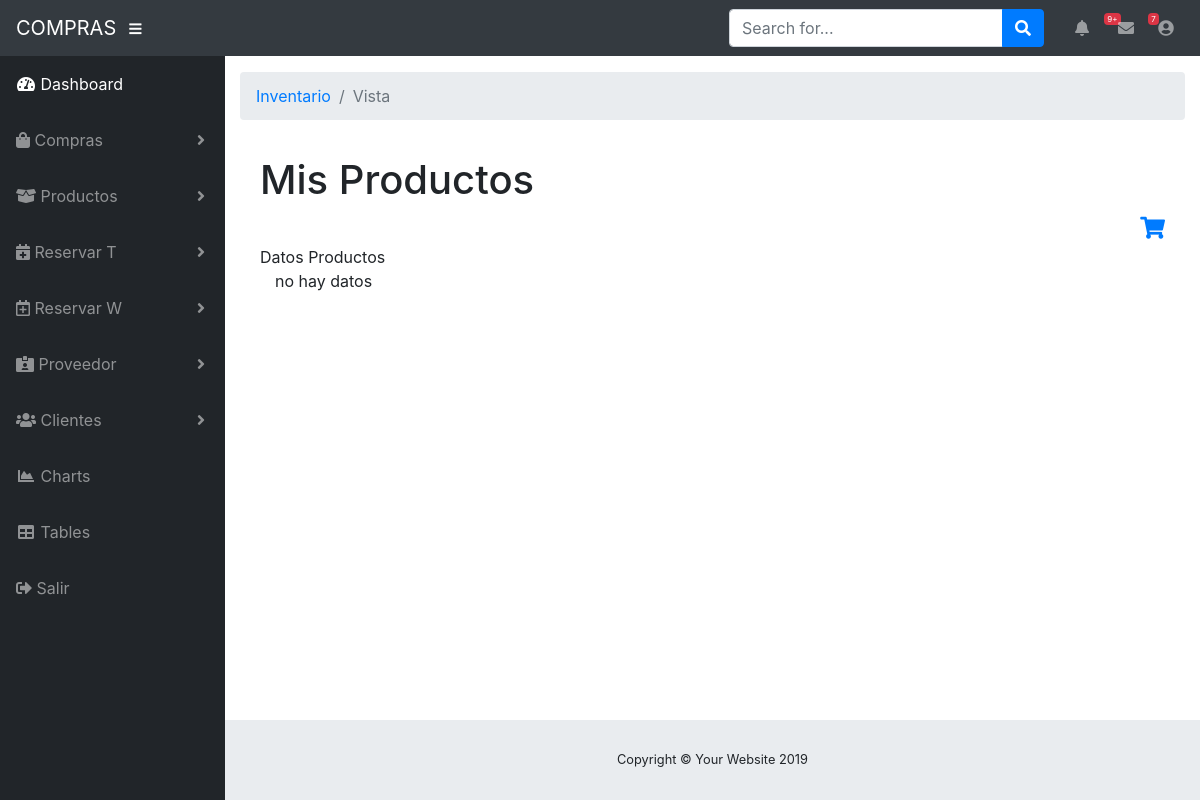
/ReservaMecanica.php (signed in), run on an earlier commit of the app's database.
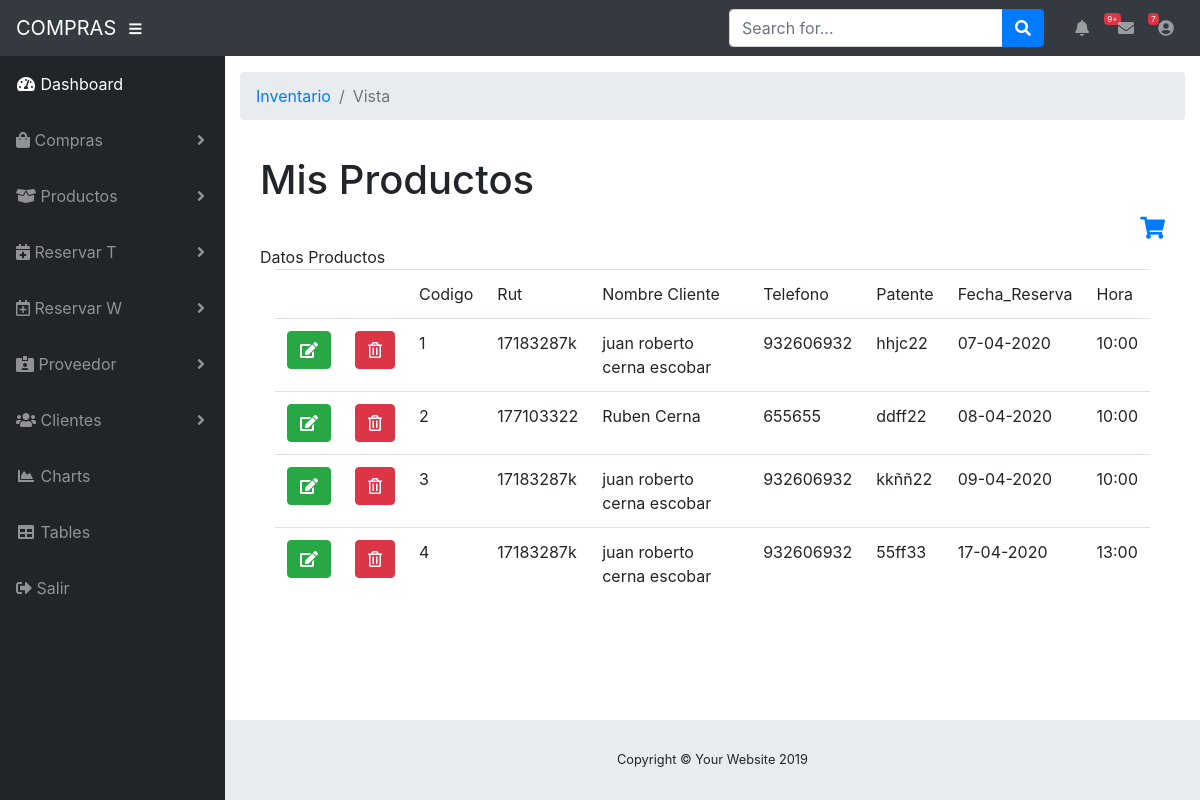
And on a later commit of the database.
### tables this page shows
CREATE TABLE `reserva` (
  `id_reserva` int(11) NOT NULL,
  `id_cliente` int(11) DEFAULT NULL,
  `id_vehiculo` int(11) DEFAULT NULL,
  `fecha_reserv` varchar(60) NOT NULL,
  `Hora` varchar(50) NOT NULL,
  `estado_reserva` int(1) DEFAULT 1,
  `ingreso_fecha` varchar(30) NOT NULL,
  `tipo` varchar(30) NOT NULL DEFAULT 'Sucursal'
);

CREATE TABLE `cliente` (
  `id_cliente` int(11) NOT NULL,
  `rut` varchar(10) DEFAULT NULL,
  `nombres` varchar(30) DEFAULT NULL,
  `apellidos` varchar(30) DEFAULT NULL,
  `telefono` int(9) DEFAULT NULL,
  `direccion` varchar(50) DEFAULT NULL,
  `email_cl` varchar(50) DEFAULT NULL,
  `fecha_ingreso` datetime DEFAULT NULL,
  `estado` int(11) NOT NULL DEFAULT 1
);

CREATE TABLE `vehiculo` (
  `id_vehiculo` int(11) NOT NULL,
  `id_cliente` int(11) DEFAULT NULL,
  `patente` varchar(6) DEFAULT NULL,
  `modelo_vehiculo` varchar(30) DEFAULT NULL,
  `tipo_vehiculo` varchar(30) DEFAULT NULL,
  `fechavehiculo` datetime DEFAULT NULL
);

### funciones/ListaReservaMec.php (the view, shortened to what this page needs)
<?php
$mysqli =new mysqli("localhost","root","","proyecto");
$salida ="";
$query ="select r.id_reserva,c.rut,c.nombres,c.apellidos,c.telefono,v.patente,r.fecha_reserv,r.Hora from reserva r,cliente c,vehiculo v where c.id_cliente = r.id_cliente and r.id_reserva =v.id_vehiculo";
$resultado = $mysqli->query($query);
if ($resultado->num_rows >0){
	$salida.="<form method='POST'>
		<div class='table-responsive'>
				<table class='table' id='productos'>
				<thead>
				<tr>
                <td></td>
                <td></td>
				    <td>Codigo</td>
					<td>Rut</td>
					<td>Nombre Cliente</td>
                    <td>Telefono</td>
					<td>Patente</td>
                    <td>Fecha_Reserva</td>
                    <td>Hora</td>
				</tr>
				</thead>
				<tbody>";
	while($fila=$resultado->fetch_assoc()){
		$salida.="<tr>
                    <td><a class=\"btn btn-success\" href=\"veracuerdo.php?rut_alumno=".$fila['ic_cliente']."\" target=\"_blank\"onclick=\"window.open(this.href,this.target,'width=900,height=900,top=200,left=200,toolbar=no,location=no,status=no,menubar=no');return false;\"><i class=\"fas fa-edit\"></i></a></td>
                    <td><a class=\"btn btn-danger\" href=\"AccionCarta.php?action=addToCart&id=".$fila['id_cliente']."\"><i class=\"far fa-trash-alt\"></i></a></td>
					<td>".$fila['id_reserva']."</td>
                    <td>".$fila['rut']."</td>
					<td>".$fila['nombres'].' '.$fila['apellidos']."</td>
                    <td>".$fila['telefono']."</td>
                    <td>".$fila['patente']."</td>
                    <td>".$fila['fecha_reserv']."</td>
                    <td>".$fila['Hora']."</td>
				</tr>";
	}
	$salida.="</tbody>
	</table>
	</div>
	</form>
	<script>
$(document).ready(function() {
$('#productos').DataTable({
'language': {
'url': '//cdn.datatables.net/plug-ins/1.10.19/i18n/Spanish.json'
}
} );
} );
</script>";
}else{
	$salida.="no hay datos";
	}
	echo $salida;
?>

What changed in the data, as far as the page shows it:
added reserva: id_reserva "1", id_cliente.rut "17183287k", id_cliente.nombres "juan roberto", id_cliente.apellidos "cerna escobar", id_cliente.telefono "932606932", id_vehiculo.patente "hhjc22", fecha_reserv "07-04-2020", Hora "10:00"
added reserva: id_reserva "2", id_cliente.rut "177103322", id_cliente.nombres "Ruben", id_cliente.apellidos "Cerna", id_cliente.telefono "655655", vehiculo.patente "ddff22", fecha_reserv "08-04-2020", Hora "10:00"
added reserva: id_reserva "3", id_cliente.rut "17183287k", id_cliente.nombres "juan roberto", id_cliente.apellidos "cerna escobar", id_cliente.telefono "932606932", vehiculo.patente "kkññ22", fecha_reserv "09-04-2020", Hora "10:00"
added reserva: id_reserva "4", id_cliente.rut "17183287k", id_cliente.nombres "juan roberto", id_cliente.apellidos "cerna escobar", id_cliente.telefono "932606932", vehiculo.patente "55ff33", fecha_reserv "17-04-2020", Hora "13:00"
Also different on the page:
text no longer shown: "no hay datos"
text now shown: "Codigo Rut Nombre Cliente Telefono Patente Fecha_Reserva Hora"
